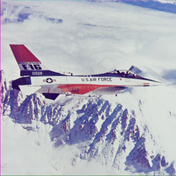
%> input picture excersiecs/RaAr7/13/airplane.png, 176 x 176 px, shrunk from 512 x 512 before the run
$ octave p23.m   (GNU Octave 9; MATLAB toolbox functions it lacks are replaced by stand-ins)
%> lines starting %> are read from the running program, lines starting %| are printed output that depends on the picture
### excersiecs/RaAr7/23/p23_histogram.m
function [colours] = imhistogram(image)

[x,y] = size(image);
colours = zeros(1,256);
for i=1:x
    for j=1:y
        z = image(i,j);
        colours(z + 1) = colours(z + 1) + 1;
    end
end

end

### excersiecs/RaAr7/23/p23.m
close all
clear all
clc

image = imread("../../../benchmark/airplane.png");
%> image is the input picture: size 176x176x3 uint8; mean R, G, B 177.6, 178, 190.3

r = p23_histogram(image(:,:,1));
%> after the loop in imhistogram, `for i=1:x`: colours = 256 values, max 980 at index 208, min 0 at index 1, mean 121
%> r has the same summary as colours in imhistogram
g = p23_histogram(image(:,:,2));
%> g = 256 values, max 905 at index 213, min 0 at index 242, mean 121
b = p23_histogram(image(:,:,3));
%> b = 256 values, max 1326 at index 210, min 0 at index 1, mean 121

subplot(3,1,1)
plot(r);
title('R Component');
subplot(3,1,2)
plot(g);
title('G Component');
subplot(3,1,3)
plot(b);
title('B Component');
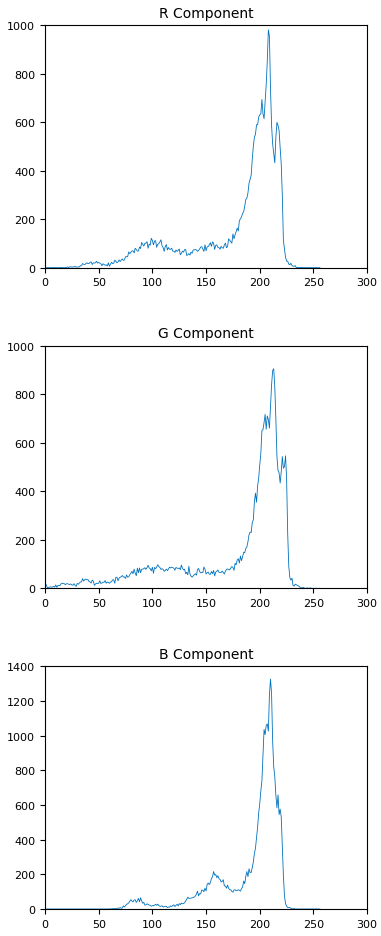
%> figure redrawn from the program's plot data, 3 panels; panel 1: curve peaks at x = 208, y = 980; panel 2: curve peaks at x = 213, y = 905; panel 3: curve peaks at x = 210, y = 1326
